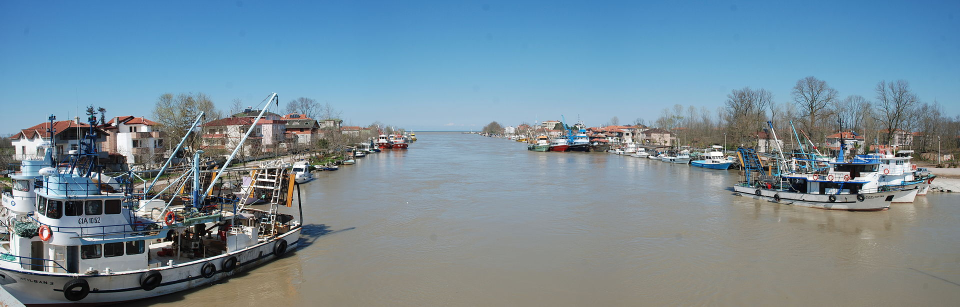
#> input picture project/load-display-image/karasu.jpg, 1920 x 613 px (shown at 1/2 size)
$ python load-display-image.py
#> lines starting #> are read from the running program, lines starting #| are printed output that depends on the picture
import cv2
resim = cv2.imread('karasu.jpg') # imread komutu , resimi okur
#> resim is the input picture: shape (613, 1920, 3); mean B, G, R 154, 140.2, 116.9
print('yükseklik = %i   genişlik = %i   kanal sayısı = %i' %(resim.shape[0],resim.shape[1],resim.shape[2]))
#| yükseklik = 613   genişlik = 1920   kanal sayısı = 3
# resmin üzerine yazı yazalım
font1 = cv2.FONT_HERSHEY_SIMPLEX # font tipi
org1 = (80, 120) # yazının içinde bulunduğu dikdörtgenin sol alt köşesi
fontScale1 = 3 # font büyüklüğü
color1 = (0, 0, 0) # BGR sırasında yazının renk kodu
thickness1 = 6 # yazının kalınlığı
font2 = cv2.FONT_HERSHEY_SIMPLEX # font tipi
org2 = (480, 120) # yazının içinde bulunduğu dikdörtgenin sol alt köşesi
fontScale2 = 3 # font büyüklüğü
color2 = (0, 255, 0) # BGR sırasında yazının renk kodu
thickness2 = 6 # yazının kalınlığı
yaziliResim = cv2.putText(resim, 'Sakarya', org1, font1, fontScale1, color1, thickness1, cv2.LINE_AA)
yaziliResim = cv2.putText(resim, 'Karasu', org2, font2, fontScale2, color2, thickness2, cv2.LINE_AA)
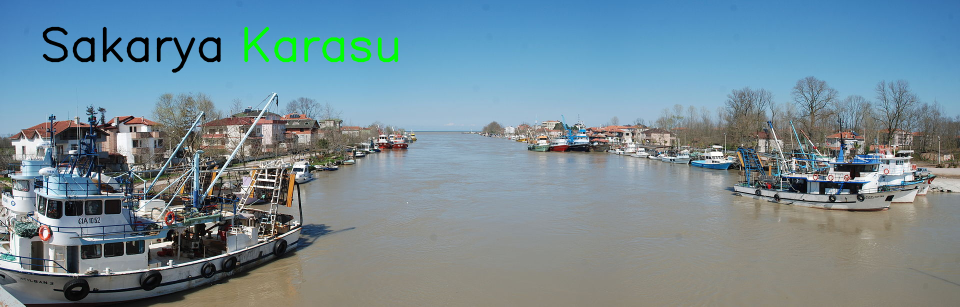
#> yaziliResim: shape (613, 1920, 3) (shown at 1/2 size); mean B, G, R 151.8, 139.7, 116
# resmi yeniden boyulandır, dosyaya kaydet ve ekranda görüntüle
s = 0.8 # scale - ölçek
dim = (int(s*resim.shape[1]), int(s*resim.shape[0])) # boyut
#> dim = (1536, 490)
yeniYaziliResim = cv2.resize(yaziliResim, dim, interpolation = cv2.INTER_AREA)
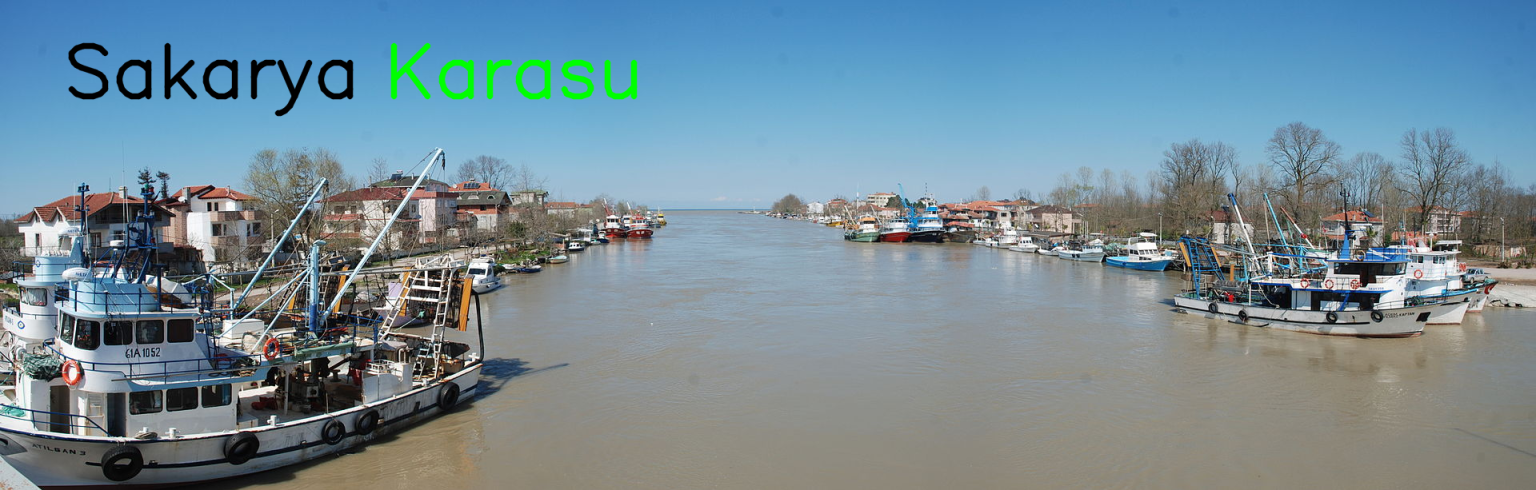
#> yeniYaziliResim: shape (490, 1536, 3); mean B, G, R 151.8, 139.7, 116
cv2.imwrite('karasu2.jpg', yeniYaziliResim, [cv2.IMWRITE_JPEG_QUALITY, 100]) # imwrite, yeni oluşturulan(ramden harddiske)resmi kaydet. Qualıty, Resmin Kalitesi
cv2.imshow("Uzerine yazi yazilmis ve yeniden boyutlandirilmis resim", yeniYaziliResim) # imshow ekranda görüntüleme
cv2.waitKey(0) #klavyede herhangi  bir tusa basana kadar bekle
